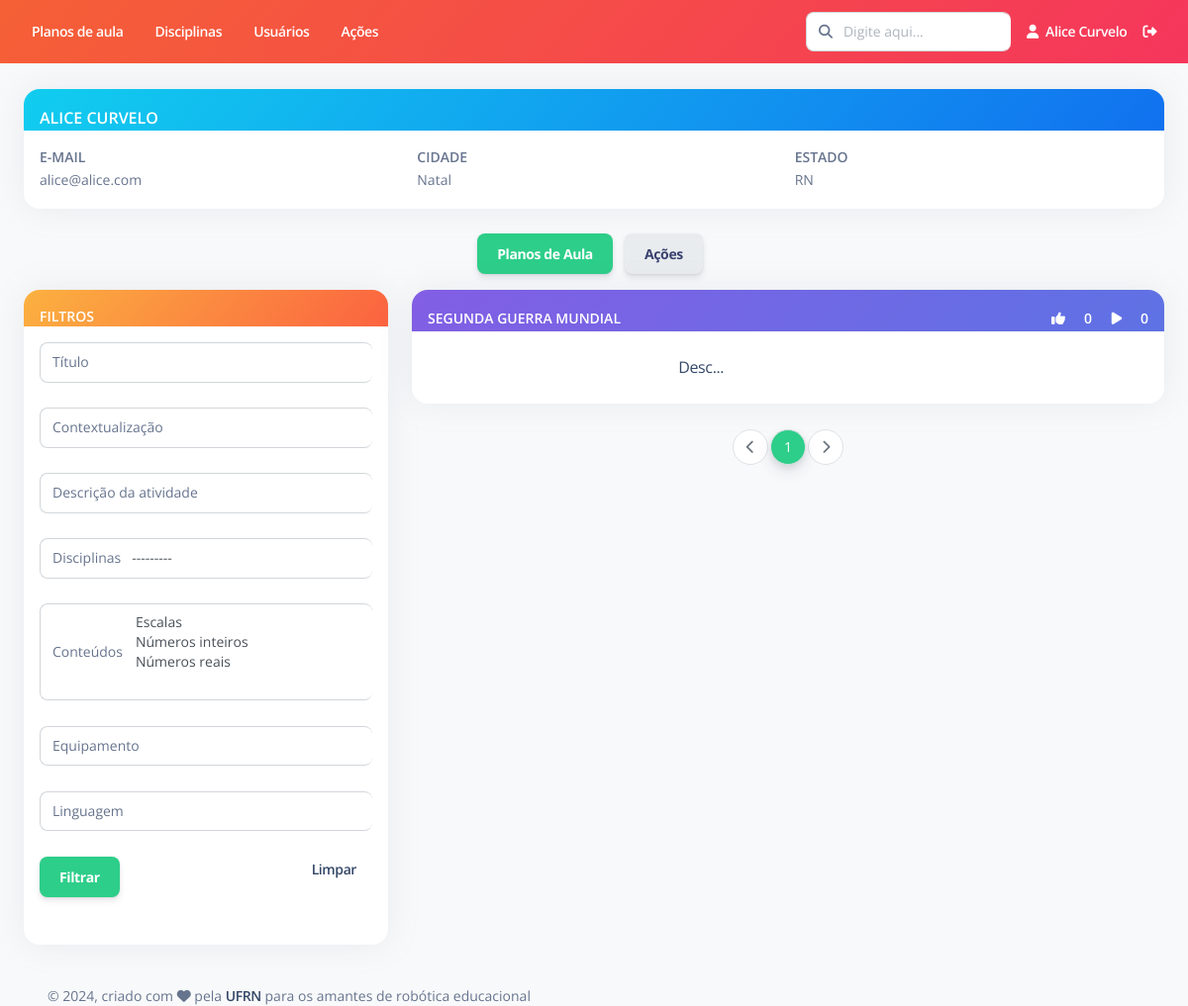
/usuario/planos_aula/2 (signed in), run on the app's committed database.
### Usuario/models.py (models this page shows)
class Usuario(User):
    cidade = models.CharField(max_length=100, verbose_name='Cidade')
    estado = models.CharField(max_length=100, verbose_name='Estado')
    avatar = models.ImageField(upload_to='profile-pic/', default='profile-pic/default.jpeg')
    interesses = models.ManyToManyField('Disciplina.Disciplina', through='Interesses')
    def __str__(self):
        return self.first_name + " " + self.last_name
    class Meta:
        ordering = ['first_name', 'last_name']
        verbose_name = "Usuário"
        verbose_name_plural = "Usuários"

### PlanoAula/models.py (models this page shows, shortened)
class PlanoAula(models.Model):
    criador = models.ForeignKey(Usuario, on_delete=models.RESTRICT,null=True, verbose_name="Responsável")
    data_criacao = models.DateTimeField(default=timezone.now, verbose_name="Data de criação")
    titulo = models.CharField(max_length=200, verbose_name="Título")
    contextualizacao = models.TextField(verbose_name="Contextualização")
    descricao_atividade = models.TextField(verbose_name="Descrição da atividade")
    avaliacao = models.TextField(verbose_name="Critérios de avaliação", blank=True, null=True)
    conteudos = models.ManyToManyField(Conteudo, related_name="planos_de_aula", verbose_name="Conteúdos")
    robo_equipamento = models.CharField(max_length=200, blank=True, null=True, verbose_name="Equipamento")
    robo_descricao = models.TextField(blank=True, null=True, verbose_name="Descrição do robô")
    robo_link = models.TextField(verbose_name="Links", blank=True, null=True)
    prog_linguagem = models.CharField(max_length=200, blank=True, null=True, verbose_name="Linguagem de programação")
    prog_descricao = models.TextField(blank=True, null=True, verbose_name="Descrição da programação")
    prog_link = models.TextField(verbose_name="Links", blank=True, null=True)
    prog_codigos = models.FileField(upload_to=diretorio_plano_aula, blank=True, null=True, verbose_name="Códigos")
    robo_pdf = models.FileField(upload_to=diretorio_plano_aula, blank=True, null=True, verbose_name="Manual de montagem do robô")
    status = models.BooleanField(default=True)
    class Meta:
        ordering = ['titulo']
        verbose_name = "Plano de aula"
        verbose_name_plural = "Planos de aula"

### Usuario/views.py (the view)
# urls.py: path('planos_aula/<int:pk>', views.ler_informacoes_plano_aula, name="informacoes_plano_aula"),
@login_required
def ler_informacoes_plano_aula(request, pk):
    usuario = Usuario.objects.get(pk=pk)
    planos_aula_filtrado = filter_plano_aula.PlanoAulaFiltro(request.GET, queryset=PlanoAula.objects.filter(criador=usuario))
    lista_planos_aula = planos_aula_filtrado.qs
    form_filtro_plano_aula = planos_aula_filtrado.form
    paginator_plano_aula = Paginator(lista_planos_aula, 10)
    page_number_plano_aula = request.GET.get("page")
    try:
        page_obj_plano_aula = paginator_plano_aula.page(page_number_plano_aula)
    except PageNotAnInteger:
        page_obj_plano_aula = paginator_plano_aula.page(1)
    except EmptyPage:
        page_obj_plano_aula = paginator_plano_aula.page(paginator_plano_aula.num_pages)
    informacoes = {
        'usuario': usuario,
        'form_filtro_plano_aula': form_filtro_plano_aula,
        'page_obj_plano_aula': page_obj_plano_aula,
    }
    return render(request, "Usuario/informacoes_plano_aula.html", informacoes)

### Disciplina/models.py (called while the page is built)
    def __str__(self):
        return self.nome

    def __str__(self):
        return self.nome

### PlanoAula/templatetags/attribute_tags.py (called while the page is built)
@register.filter
def encontrar_usuario_lista(qs, usuario):
    lista = list(qs.values_list('usuario', flat=True))
    if usuario in lista:
        return True
    else:
        return False

@register.filter
def plano_aula_midias_foto(qs):
    fotos_robo = FotoRobo.objects.filter(plano_aula=qs)
    fotos_execucao = FotoExecucao.objects.filter(plano_aula=qs)
    resultado = []
    for foto in fotos_robo:
        resultado.append(foto.robo_foto.url)
    for foto in fotos_execucao:
        resultado.append(foto.execucao_foto.url)
    return resultado

### templates/Usuario/informacoes_plano_aula.html (shortened to what this page needs)
{% extends "Base/base.html" %}
{% load pagination_tags %}
{% load attribute_tags %}
{% load widget_tweaks %}
{% load static %}
{% block conteudo %}
<br>
<div class="row">
    <div class="col-md-12 col-lg-12">
        <div class="card border-primary">
            <div class="card-header pb-0 p-3 bg-gradient-info">
                <p class="text-md mb-0 text-uppercase text-white font-weight-bold">{{usuario}}</p>
            </div>
            <div class="card-body p-3 overflow-auto">
                <div class="row">
                    <div class="col-md-4 col-lg-4">
                        <p class="text-sm mb-0 text-uppercase font-weight-bold">E-mail</p>
                        <span class="text-sm mb-0">{{usuario.email}}</span>
                    </div>
                    <div class="col-md-4 col-lg-4">
                        <p class="text-sm mb-0 text-uppercase font-weight-bold">Cidade</p>
                        <span class="text-sm mb-0">{{usuario.cidade}}</span>
                    </div>
                    <div class="col-md-4 col-lg-4">
                        <p class="text-sm mb-0 text-uppercase font-weight-bold">Estado</p>
                        <span class="text-sm mb-0">{{usuario.estado}}</span>
                    </div>
                </div>
            </div>
        </div>
    </div>
</div>
<br>
<div class="text-center">
    <a href="" class="btn btn-success me-2">Planos de Aula</a>
    <a href="{% url 'usuario:informacoes_acoes' pk=usuario.pk %}" class="btn btn-light me-2">Ações</a>
</div>
<div id="div_plano_aula" class="row">
    <div class="col-md-4 col-lg-4">
        <div class="card border-primary">
            <div class="card-header pb-0 p-3 bg-gradient-warning">
                <p class="text-sm mb-0 text-uppercase text-white font-weight-bold">Filtros</p>
            </div>
            <div class="card-body p-3 overflow-auto">
                <div class="form-group">
                    <form action="" method="get">
                        <div class="input-group">
                            <span class="input-group-text text-body">Título</span>
                            {{form_filtro_plano_aula.titulo|add_class:"form-control"}}
                        </div>
                        <br>
                        <div class="input-group">
                            <span class="input-group-text text-body">Contextualização</span>
                            {{form_filtro_plano_aula.contextualizacao|add_class:"form-control"}}
                        </div>
                        <br>
                        <div class="input-group">
                            <span class="input-group-text text-body">Descrição da atividade</span>
                            {{form_filtro_plano_aula.descricao_atividade|add_class:"form-control"}}
                        </div>
                        <br>
                        <div class="input-group">
                            <span class="input-group-text text-body">Disciplinas</span>
                            {{form_filtro_plano_aula.conteudos__disciplina|add_class:"form-control"}}
                        </div>
                        <br>
                        <div class="input-group">
                            <span class="input-group-text text-body">Conteúdos</span>
                            {{form_filtro_plano_aula.conteudos|add_class:"form-control"}}
                        </div>
                        <br>
                        <div class="input-group">
                            <span class="input-group-text text-body">Equipamento</span>
                            {{form_filtro_plano_aula.robo_equipamento|add_class:"form-control"}}
                        </div>
                        <br>
                        <div class="input-group">
                            <span class="input-group-text text-body">Linguagem</span>
                            {{form_filtro_plano_aula.prog_linguagem|add_class:"form-control"}}
                        </div>
                        <br>
                        <input type="submit" class="btn btn-success" value="Filtrar">
                        <div class="float-end">
                            <a href="{% url 'usuario:informacoes_plano_aula' pk=usuario.pk %}"><span class="text-sm mb-0 font-weight-bold px-3">Limpar</span></a>
                        </div>
                    </form>
                </div>
            </div>
        </div>
    </div>
    <div id="main_div" class="col-md-8 col-lg-8">
        {% for aula in page_obj_plano_aula %}
                <div class="card" id="card_plano_aula_{{aula.id}}">
                    <div class="card-header bg-gradient-primary pb-0 p-3">
                        <span class="text-sm mb-0 text-uppercase text-white font-weight-bold">{{aula.titulo}}</span>
                        <div class="float-end">
                            <span class="text-sm mb-0 text-uppercase text-white font-weight-bold">
                                {% if aula.likes.all|encontrar_usuario_lista:user.id %}
                                    <a onclick="marcar_favorito({{aula.id}}, {{user.id}}, '{{tipo}}')">
                                        <i class="fas fa-thumbs-up px-3" id="icon_thumbs_up_{{aula.id}}"
                                        style="color: var(--bs-success);
                                                -webkit-text-stroke: 1px white;"></i>
                                    </a>
                                {% else %}
                                    <a onclick="marcar_favorito({{aula.id}}, {{user.id}}, '{{tipo}}')">
                                        <i class="fas fa-thumbs-up px-3" id="icon_thumbs_up_{{aula.id}}"
                                        style="color: white;"></i>
                                    </a>
                                {% endif %}
                                <span class="text-sm mb-0 text-uppercase text-white font-weight-bold" id="contador_thumbs_up_{{aula.id}}">{{ aula.likes.count }}</span>
                            </span>
                            <span class="text-sm mb-0 text-uppercase text-white font-weight-bold">
                                {% if aula.execucoes.all|encontrar_usuario_lista:user.id %}
                                    <a onclick="marcar_executado({{aula.id}}, {{user.id}}, '{{tipo}}')">
                                        <i class="fas fa-play px-3" id="icon_play_{{aula.id}}"
                                        style="color: var(--bs-success);
                                                -webkit-text-stroke: 1px white;"></i>
                                    </a>
                                {% else %}
                                    <a onclick="marcar_executado({{aula.id}}, {{user.id}}, '{{tipo}}')">
                                        <i class="fas fa-play px-3" id="icon_play_{{aula.id}}"
                                        style="color: white;"></i>
                                    </a>
                                {% endif %}
                                <span class="text-sm mb-0 text-uppercase text-white font-weight-bold" id="contador_play_{{aula.id}}">{{ aula.execucoes.count }}</span>
                            </span>
                        </div>
                    </div>
                    <a href="{% url 'plano_aula:detalhes' pk=aula.pk %}">
                        <div class="card-body row">
                            <div class="col-4">
                            </div>
                            <div class="col-8">
                                <div class="overflow-auto">
                                    {{ aula.descricao_atividade|slice:":600" }}...
                                </div>
                            </div>
                        </div>
                    </a>
                </div>
            <br>
        {% endfor %}
        <nav class="justify-content-center d-flex pagination">
            <ul class="pagination">
                {% if page_obj_plano_aula.has_previous %}
                    <li class="page-item">
                        <a href="?{% url_replace request 'page' page_obj_plano_aula.previous_page_number %}" class="page-link" aria-label="Previous">
                            <i class="fas fa-chevron-left"></i>
                        </a>
                    </li>
                {% else %}
                    <li class="page-item disabled">
                        <a href="" class="page-link" aria-label="Previous">
                            <i class="fas fa-chevron-left"></i>
                        </a>
                    </li>
                {% endif %}
                {% for i in page_obj_plano_aula.paginator.page_range %}
                    {% if page_obj_plano_aula.number == i %}
                        <li class="active page-item">
                            <span class="page-link">{{ i }} <span class="sr-only">(current)</span></span>
                        </li>
                    {% elif i > page_obj_plano_aula.number|add:'-3' and i < page_obj_plano_aula.number|add:'3' %}
                        <li class="page-item">
                            <a href="?{% url_replace request 'page' i %}" class="page-link">{{ i }}</a>
                        </li>
                    {% endif %}
                {% endfor %}
                {% if page_obj_plano_aula.has_next %}
                    <li class="page-item">
                        <a href="?{% url_replace request 'page' page_obj_plano_aula.next_page_number %}" class="page-link" aria-label="Next">
                            <i class="fas fa-chevron-right"></i>
                        </a>
                    </li>
                {% else %}
                    <li class="page-item disabled">
                        <a href="" class="page-link" aria-label="Next">
                            <i class="fas fa-chevron-right"></i>
                        </a>
                    </li>
                {% endif %}
            </ul>
        </nav>
    </div>
</div>
<br/>
{% endblock %}

### templates/Base/navbar-horizontal.html (shortened to what this page needs)
{% load static %}
      <div class="collapse navbar-collapse mt-sm-0 mt-2 me-md-0 me-sm-4" id="navbar">
        <div class="navbar-nav mr-auto">
          <ul class="navbar-nav justify-content-end">
            <li class="nav-item px-3 d-flex align-items-center">
              <a href="{% url 'plano_aula:listar' %}" class="nav-link font-weight-bold px-0 text-white">
                <span class="d-sm-inline d-none">Planos de aula</span>
              </a>
            </li>
            <li class="nav-item px-3 d-flex align-items-center">
              <a href="{% url 'disciplina:listar' %}" class="nav-link font-weight-bold px-0 text-white">
                <span class="d-sm-inline d-none">Disciplinas</span>
              </a>
            </li>
            <li class="nav-item px-3 d-flex align-items-center">
              <a href="" class="nav-link font-weight-bold px-0 text-white">
                <span class="d-sm-inline d-none">Usuários</span>
              </a>
            </li>
            <li class="nav-item px-3 d-flex align-items-center">
              <a href="{% url 'acoes:listar' %}" class="nav-link font-weight-bold px-0 text-white">
                <span class="d-sm-inline d-none">Ações</span>
              </a>
            </li>
          </ul>
        </div>
        <div class="navbar-nav ml-auto collapse navbar-collapse justify-content-end">
          <div class="pe-md-3 d-flex align-items-center">
            <div class="input-group">
              <span class="input-group-text text-body"><i class="fa fa-search" aria-hidden="true"></i></span>
              <input type="text" class="form-control" placeholder="Digite aqui...">
            </div>
          </div>
          <ul class="navbar-nav justify-content-end">
            <li class="nav-item d-flex align-items-center">
              <a href="" class="nav-link font-weight-bold px-0 text-white">
                <i class="fa fa-user me-sm-1"></i>
                <span class="d-sm-inline d-none">{{user.first_name}} {{user.last_name}}</span>
              </a>
            </li>
            <li class="nav-item px-3 d-flex align-items-center">
              <a href="{% url 'usuario:logout' %}" class="nav-link p-0 text-white">
                <i class="fa fa-sign-out-alt fixed-plugin-button-nav cursor-pointer"></i>
              </a>
            </li>
          </ul>
        </div>
      </div>

### data on the page
Usuario: cidade "Natal", estado "RN"
PlanoAula: titulo "SEGUNDA GUERRA MUNDIAL", likes.count "0", execucoes.count "0", descricao_atividade "Desc"

### other printed values
{{ user.first_name }} "Alice"
{{ user.last_name }} "Curvelo"
{{ usuario }} "ALICE CURVELO"
{{ usuario.email }} "alice@alice.com"
{{ i }} "1"
